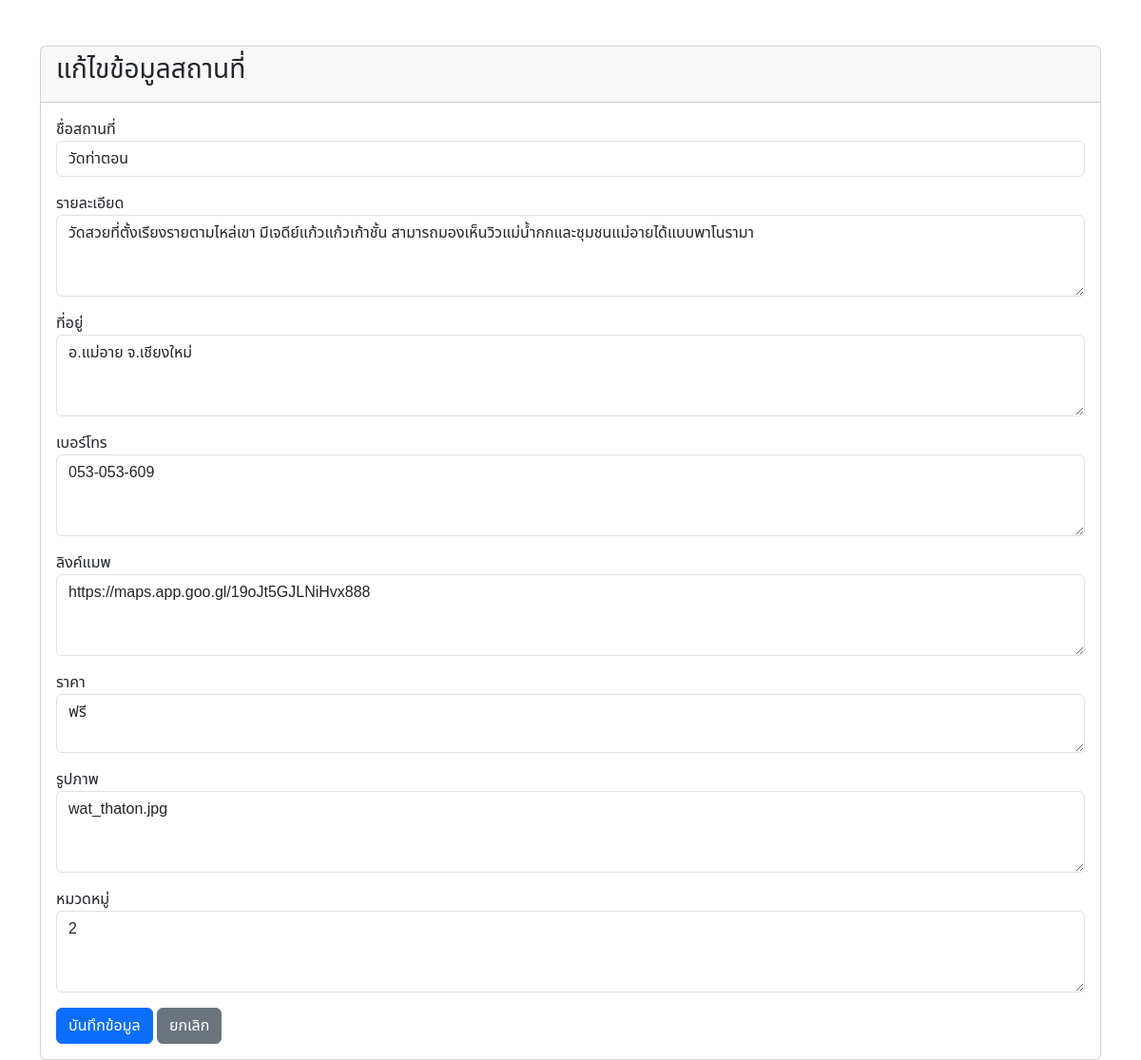
The app's page /admin/form.php?id=3 with its own data.
### tables this page shows
CREATE TABLE `attractions` (
  `id` int(11) NOT NULL,
  `name` varchar(200) NOT NULL,
  `description` text DEFAULT NULL,
  `location` varchar(255) DEFAULT NULL,
  `phone_number` varchar(50) DEFAULT NULL,
  `map_link` text DEFAULT NULL,
  `price_range` varchar(50) DEFAULT NULL,
  `cover_image` varchar(255) DEFAULT NULL,
  `category_id` int(11) DEFAULT NULL,
  `created_at` timestamp NOT NULL DEFAULT current_timestamp()
);

### admin/form.php (the view, shortened to what this page needs)
<?php
require '../includes/client.php';
$name = "";
$description = "";
$location = "";
$phone_number = "";
$map_link = "";
$price_range = "";
$cover_image = "";
$category_id = "";
$is_edit = false;
if (isset($_GET['id'])) {
    $is_edit = true;
    $id = $_GET['id'];
    $sql = "SELECT * FROM attractions WHERE id=$id";
    $result = $conn->query($sql);
    $row = $result->fetch_assoc();
    $name = $row['name'];
    $description = $row['description'];
    $location = $row['location'];
    $phone_number = $row['phone_number'];
    $map_link = $row['map_link'];
    $price_range = $row['price_range'];
    $cover_image = $row['cover_image'];
    $category_id = $row['category_id'];
}
?>
<!DOCTYPE html>
<html lang="th">
<head>
    <link href="https://cdn.jsdelivr.net/npm/bootstrap@5.3.0/dist/css/bootstrap.min.css" rel="stylesheet">
</head>
<body class="container mt-5">
    <div class="card">
        <div class="card-header">
            <h3><?php echo $is_edit ? "แก้ไขข้อมูลสถานที่" : "เพิ่มสถานที่ใหม่"; ?></h3>
        </div>
        <div class="card-body">
            <form method="POST" action="">
                <div class="mb-3">
                    <label>ชื่อสถานที่</label>
                    <input type="text" name="name" class="form-control" value="<?php echo $name; ?>" required>
                </div>
                <div class="mb-3">
                    <label>รายละเอียด</label>
                    <textarea name="description" class="form-control" rows="3"><?php echo $description; ?></textarea>
                </div>
                <div class="mb-3">
                    <label>ที่อยู่</label>
                    <textarea name="location" class="form-control" rows="3"><?php echo $location; ?></textarea>
                </div>
                <div class="mb-3">
                    <label>เบอร์โทร</label>
                    <textarea name="phone_number" class="form-control" rows="3"><?php echo $phone_number; ?></textarea>
                </div>
                <div class="mb-3">
                    <label>ลิงค์แมพ</label>
                    <textarea name="map_link" class="form-control" rows="3"><?php echo $map_link; ?></textarea>
                </div>
                <div class="mb-3">
                    <label>ราคา</label>
                    <textarea type="text" name="price_range" class="form-control" row="3"><?php echo $price_range; ?></textarea>
                </div>
                <div class="mb-3">
                    <label>รูปภาพ</label>
                    <textarea name="cover_image" class="form-control" rows="3"><?php echo $cover_image; ?></textarea>
                </div>
                <div class="mb-3">
                    <label>หมวดหมู่</label>
                    <textarea name="category_id" class="form-control" rows="3"><?php echo $category_id; ?></textarea>
                </div>
                <button type="submit" name="submit" class="btn btn-primary">บันทึกข้อมูล</button>
                <a href="index.php" class="btn btn-secondary">ยกเลิก</a>
            </form>
        </div>
    </div>
</body>
</html>

### admin/form.php (style rules this page uses)
body { font-family: "Noto Sans Thai", sans-serif; font-optical-sizing: auto; font-weight: 400; font-style: normal; font-variation-settings: "wdth" 100; }

### records on screen
attractions: name "วัดท่าตอน", description "วัดสวยที่ตั้งเรียงรายตามไหล่เขา มีเจดีย์แก้วแก้วเก้าชั้น สามารถมองเห็นวิวแม่น้ำกกและชุมชนแม่อายได้แบบพาโนรามา", location "อ.แม่อาย จ.เชียงใหม่", phone_number "053-053-609", map_link "https://maps.app.goo.gl/19oJt5GJLNiHvx888", price_range "ฟรี", cover_image "wat_thaton.jpg", category_id "2"
